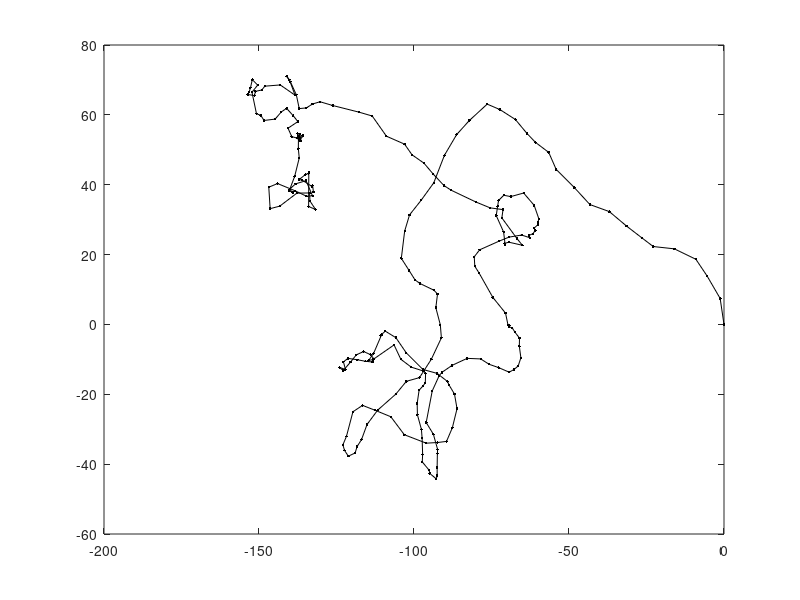

The MATLAB script that drew this image: (Note: this script raises an error after producing the figure.)
clear all; close all; clc;
%% Code to recapitulate Figure 1B-C
load HT1080_2D_Scr.mat;
% isolate first trajectory in dataset:
traj = HT1080_2D_Scr(HT1080_2D_Scr(:,1) == 55,:);

% generate 8m-, 6m-, 4m- trajectories
traj_8m = traj(1:4:end,:);
traj_8m(:,2) = [0:1:length(traj_8m)-1];

traj_6m = traj(1:3:end,:);
traj_6m(:,2) = [0:1:length(traj_6m)-1];

traj_4m = traj(1:2:end,:);
traj_4m(:,2) = [0:1:length(traj_4m)-1];

figure;
plot(traj(:,3), traj(:,4), 'k.-');
%% try symmetric interpolations
traj_interp = get_nonMultiples(traj_8m,8,60, 4, 0);
traj_MC = get_nonMultiples(traj_8m,8, 60, 4, 1);

figure;
plot(traj_4m(:,3), traj_4m(:,4), 'b.-');
hold on;
plot(traj_interp(:,3), traj_interp(:,4), 'r.-');
hold on;
plot(traj_MC(:,3), traj_MC(:,4), 'g.-');
hold on;
legend(["original","interpolation","pmc"]);
%% try asymmetric interpolations
traj_interp = get_nonMultiples(traj_8m,8,60, 6, 0);
traj_MC = get_nonMultiples(traj_8m,8, 60, 6, 1);

figure;
plot(traj_6m(:,3), traj_6m(:,4), 'b.-');
hold on;
plot(traj_interp(:,3), traj_interp(:,4), 'r.-');
hold on;
plot(traj_MC(:,3), traj_MC(:,4), 'g.-');
hold on;
legend(["original","interpolation","pmc"]);

%% Perform for all trajectories:
data=HT1080_2D_Scr;
[HT1080_2D_2min]=get_nonMultiples(data,2,239,2,0); %data points every 2 min
[HT1080_2D_8min]=get_nonMultiples(HT1080_2D_2min,2,239,8,0);

[HT1080_2D_4min]=get_nonMultiples(HT1080_2D_2min,2,239,4,0);
[HT1080_2D_6min]=get_nonMultiples(HT1080_2D_2min,2,239,6,0);

n_tot=75;
% Symmetric interpolation:
traj_interp_symm = get_nonMultiples(HT1080_2D_8min,8,60, 4, 0);
traj_MC_symm = get_nonMultiples(HT1080_2D_8min,8, 60, 4, 1);

figure;
[Area_4min_Actual_2]=(get_area_combined_2(HT1080_2D_4min,120,n_tot))';
[Area_4min_interp_symm]=(get_area_combined_2(traj_interp_symm,119,n_tot))';
[Area_4min_MC_symm]=(get_area_combined_2(traj_MC_symm,119,n_tot))';
y_plot=[sum(Area_4min_Actual_2)' sum(Area_4min_interp_symm)' sum(Area_4min_MC_symm)'];
boxplot(y_plot);

% Asymmetric interpolations
traj_interp_asymm = get_nonMultiples(HT1080_2D_8min,8,60, 6, 0);
traj_MC_asymm = get_nonMultiples(HT1080_2D_8min,8, 60, 6, 1);

figure;
[Area_6min_Actual_2]=(get_area_combined_2(HT1080_2D_6min,80,n_tot))';
[Area_6min_interp_symm]=(get_area_combined_2(traj_interp_asymm,79,n_tot))';
[Area_6min_MC_symm]=(get_area_combined_2(traj_MC_asymm,79,n_tot))';
y_plot=[sum(Area_6min_Actual_2)' sum(Area_6min_interp_symm)' sum(Area_6min_MC_symm)'];
boxplot(y_plot);